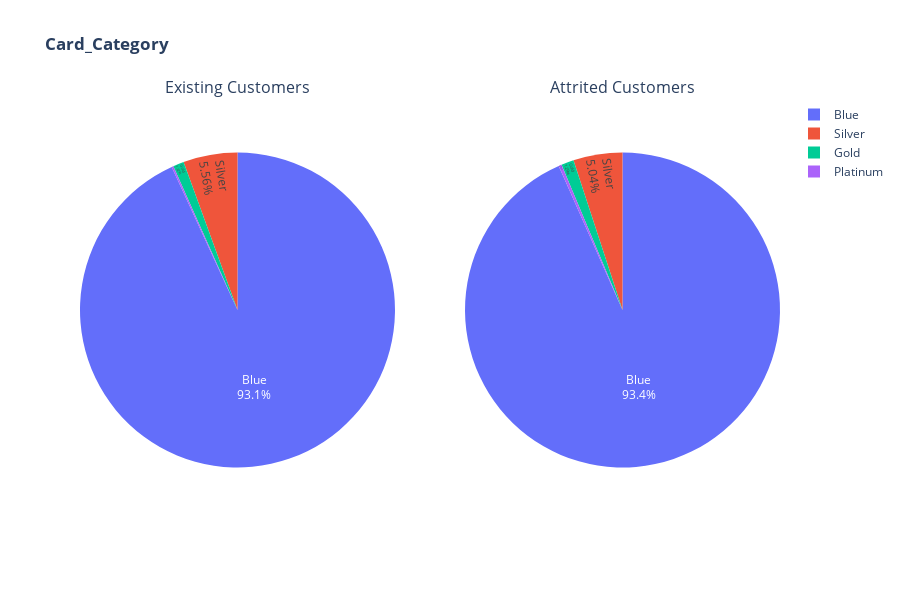

Write notebook code for a chart like this one.
### Markdown cell above
![newplot%20%285%29.png](attachment:newplot%20%285%29.png)

### Code cell
card_a = df1.loc[df1['Attrition_Flag']=='Attrited Customer','Card_Category']
card_e = df1.loc[df1['Attrition_Flag']=='Existing Customer','Card_Category']

fig = make_subplots(
    rows=1, cols=2,subplot_titles=('Existing Customers','Attrited Customers','Residuals'),
    vertical_spacing=0.09,
    specs=[[{"type": "pie","rowspan": 1},{"type": "pie"}]]
)


fig.add_trace(
    go.Pie(values=card_e.value_counts().values,
        labels=['Blue','Silver','Gold','Platinum']
        ),
    row=1, col=1
)

fig.add_trace(
    go.Pie(values=card_a.value_counts().values,
        labels=['Blue','Silver','Gold','Platinum']),
    row=1, col=2
)

fig.update_layout(
    height=600,
    showlegend=True,
    title_text="<b>Card_Category<b>",
)
fig.update_traces(textposition='inside', textinfo='percent+label')
fig.show()

### Figure 1 — Plotly figure (JSON) as saved in the notebook; plotly's stock layout.template omitted (floating-point values rounded to 4 significant figures)
{"data": [{"domain": {"x": [0, 0.45], "y": [0, 1]}, "labels": ["Blue", "Silver", "Gold", "Platinum"], "textinfo": "percent+label", "textposition": "inside", "type": "pie", "values": [7917, 473, 95, 15]}, {"domain": {"x": [0.55, 1], "y": [0, 1]}, "labels": ["Blue", "Silver", "Gold", "Platinum"], "textinfo": "percent+label", "textposition": "inside", "type": "pie", "values": [1519, 82, 21, 5]}], "layout": {"annotations": [{"font": {"size": 16}, "showarrow": false, "text": "Existing Customers", "x": 0.225, "xanchor": "center", "xref": "paper", "y": 1, "yanchor": "bottom", "yref": "paper"}, {"font": {"size": 16}, "showarrow": false, "text": "Attrited Customers", "x": 0.775, "xanchor": "center", "xref": "paper", "y": 1, "yanchor": "bottom", "yref": "paper"}], "height": 600, "showlegend": true, "title": {"text": "<b>Card_Category<b>"}}}
